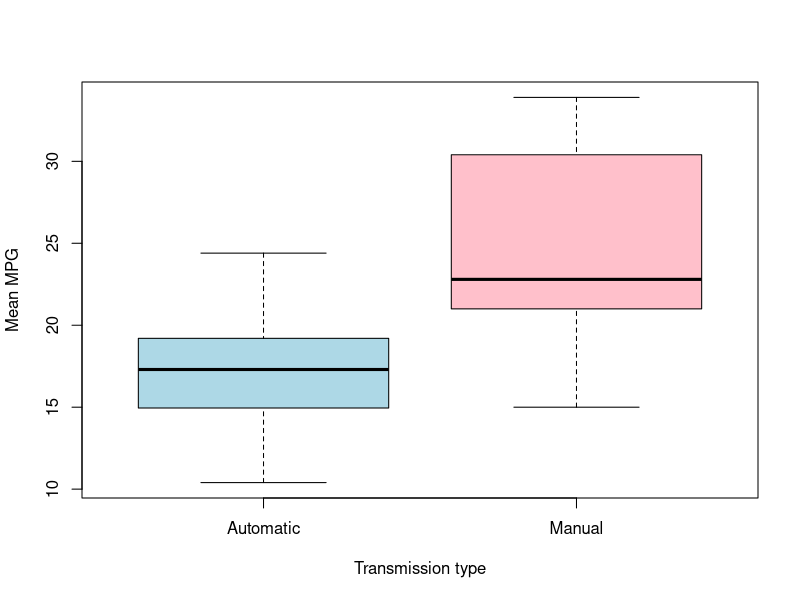

Recreate this plot in R. (Note: this script raises an error after producing the figure.)
## ---- chunk 1
library(ggplot2)
data(mtcars)
dim(mtcars)
## ---- chunk 2
mtcars$cyl <- factor(mtcars$cyl)
mtcars$vs <- factor(mtcars$vs)
mtcars$am <- factor(mtcars$am, labels = c("Automatic", "Manual"))
mtcars$gear <- factor(mtcars$gear)
mtcars$carb <- factor(mtcars$carb)
## ---- chunk 3
aggregate(mpg ~ am, data = mtcars, mean)
## ---- chunk 4
Auto <- mtcars[mtcars$am == "Automatic",]$mpg
NonAuto <- mtcars[mtcars$am == "Manual",]$mpg
t.test(Auto, NonAuto)
## ---- chunk 5
fitam <- lm(mpg ~ am, mtcars)
summary(fitam)
## ---- chunk 6
bestfit <- lm(mpg ~ cyl + hp + wt + qsec + am, data = mtcars)
summary(bestfit)
## ---- chunk 7
Sbest=shapiro.test(bestfit$resid)
print(Sbest)
## ---- chunk 8
boxplot(mtcars$mpg~factor(mtcars$am, labels=c("Automatic", "Manual")),
col=c("lightblue", "pink"), xlab="Transmission type",
ylab="Mean MPG")
## ---- chunk 9
library(reshape2)
data(mtcars)
## ---- chunk 10
data= mtcars
corheatmap = round(cor(data),2)
corheatmap[lower.tri(corheatmap)]<- NA
melted <- melt(corheatmap)
melted <- na.omit(melted)
ggplot(data = melted, aes(Var2, Var1, fill = value))+
ggtitle("Correlation Heatmap")+
geom_tile(color = "white")+
scale_fill_gradient2(low = "blue",
high = "red", mid = "white",
midpoint = 0, limit = c(-1,1), name="Correlation")+
theme_minimal()+coord_fixed()
## ---- chunk 11
par(mfrow = c(2,2))
plot(bestfit, col = "blue", lwd = 2)
